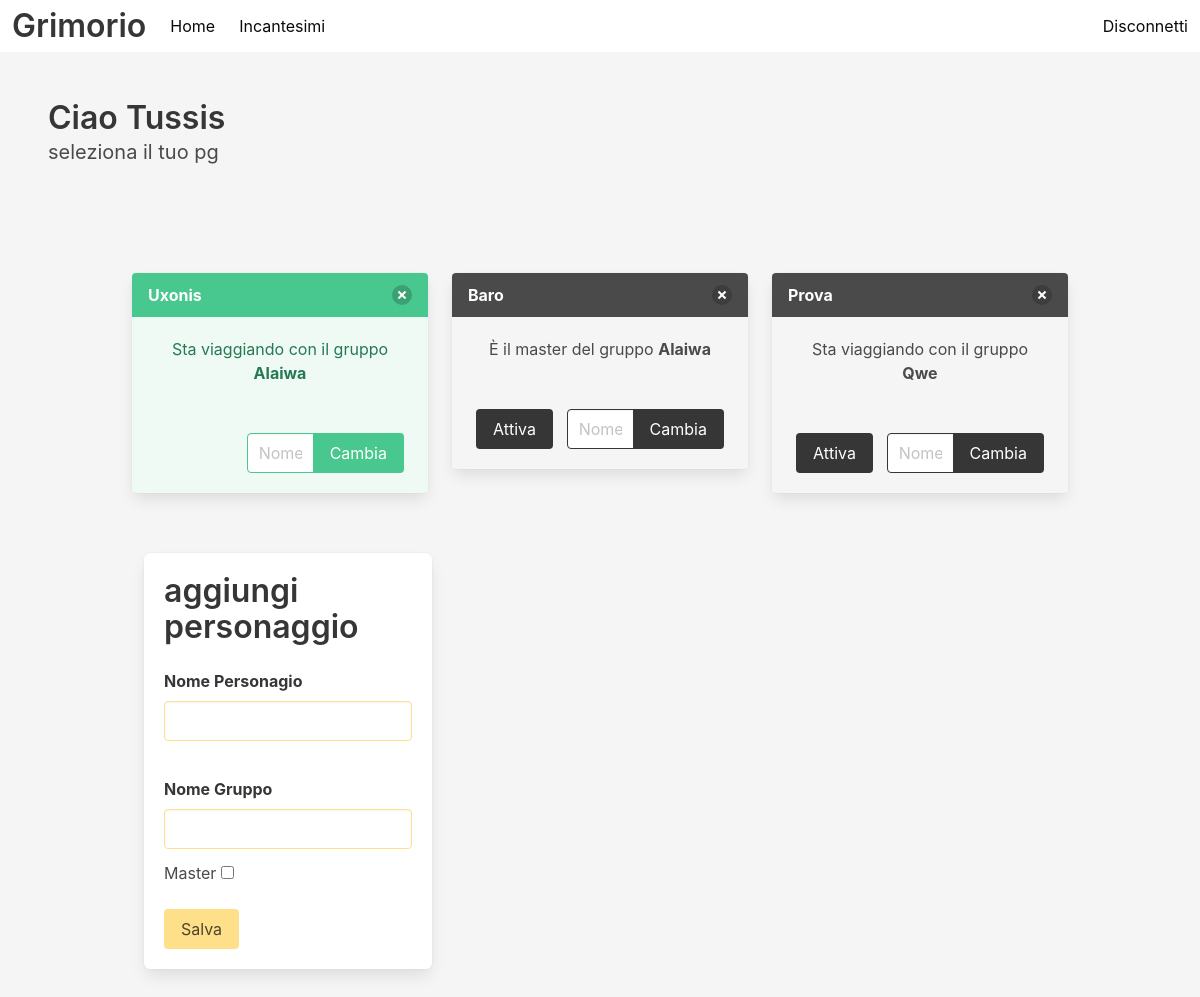
The app's page /index (signed in) with its own data.
### app/models.py (models this page shows, shortened)
class User(UserMixin, db.Model):
    id: so.Mapped[int] = so.mapped_column(primary_key=True)
    username: so.Mapped[str] = so.mapped_column(sa.String(32), index=True, unique=True)
    password_hash: so.Mapped[Optional[str]] = so.mapped_column(sa.String(256))
    chars: so.WriteOnlyMapped["Character"] = so.relationship(back_populates="players")

class Character(db.Model):
    id: so.Mapped[int] = so.mapped_column(primary_key=True)
    name: so.Mapped[str] = so.mapped_column(sa.String(64), index=True, unique=True)
    group: so.Mapped[Optional[str]] = so.mapped_column(sa.String(64), index=True)
    plane: so.Mapped[Optional[str]] = so.mapped_column(sa.String(64), index=True)
    master: so.Mapped[bool] = so.mapped_column(sa.Boolean, default=False)
    active: so.Mapped[bool] = so.mapped_column(sa.Boolean, default=False)
    editable: so.Mapped[Optional[bool]] = so.mapped_column(sa.Boolean, default=True)
    hidden: so.Mapped[Optional[bool]] = so.mapped_column(sa.Boolean, default=False)
    user_id: so.Mapped[int] = so.mapped_column(sa.ForeignKey(User.id), index=True)
    players: so.Mapped[User] = so.relationship(back_populates="chars")
    spells: so.WriteOnlyMapped["Spell"] = so.relationship(
        back_populates="spell_chars", passive_deletes=True
    )

### app/routes.py (the view, shortened to what this page needs)
@app.route("/")
@app.route("/index", methods=["GET", "POST"])
@login_required
def index():
    form = CharacterCreationForm()
    form2 = GroupChangeForm()
    characters = db.session.scalars(
        sa.select(Character).where(Character.players == current_user)
    )
    active_char_setter()
    return render_template(
        "index.html",
        title="Home",
        characters=characters,
        form=form,
        form2=form2,
    )

### app/forms.py (shortened to what this page needs)
class CharacterCreationForm(FlaskForm):
    name = StringField("Nome Personagio", validators=[DataRequired()])
    group = StringField("Nome Gruppo")
    master = BooleanField("Master")
    submit = SubmitField("Salva")

class GroupChangeForm(FlaskForm):
    group_c = StringField("Nome Gruppo", validators=[DataRequired()])
    submit = SubmitField("Cambia")

### app/models.py (called while the page is built)
@login.user_loader
def load_user(id):
    return db.session.get(User, int(id))

### app/templates/index.html (shortened to what this page needs)
{% extends "base.html" %}
{% block content %}
    <section class="section">
        <h1 class="title">Ciao {{ current_user.username }} </h1>
        <p class="subtitle">seleziona il tuo pg</p>
    </section>
    <div class="section">
        <div class="container">
            <div class="column is-centered">
                <div class="columns is-multiline">
                    {% for character in characters %}
                        <div class="column is-one-third">
                            <div class="box p-0">
                            {% if character.active %}
                                <div class="message is-success">
                            {% else %}
                                <div class="message">
                            {% endif %}
                                    <div class="message-header">
                                        {{ character.name }}
                                        <form action="{{ url_for('delete', id=character.id) }}" method="post">
                                            <button class="delete" aria-label="delete"></button>
                                        </form>
                                    </div>
                                    <div class="message-body has-text-centered">
                                        {% if character.master %}
                                            È il master del gruppo <strong>{{ character.group }}</strong>
                                        {% else %}
                                        Sta viaggiando con il gruppo <strong>{{ character.group }}</strong>
                                        {% endif %}
                                        {% if character.editable %}
                                        <br>
                                            {% else %}
                                        <br> Lista <strong>Bloccata</strong> dal Master
                                        {% endif %}
                                        <br><br>
                                        <div class="columns is-mobile">
                                            {% if not character.active %}
                                                <div class="column is-one-third">
                                                    <form action="{{ url_for('activate', id=character.id) }}" method="post">
                                                        {{ form.submit(value="Attiva", class="button is-dark") }}
                                                    </form>
                                                </div>
                                                <div class ="column is-two-thirds">
                                                    <form action="{{ url_for('change_group', id=character.id) }}" method="post" class= "field has-addons">
                                                        <div class="control">
                                                            {{ form2.group_c(class="input is-dark", placeholder="Nome Gruppo") }}
                                                        </div>
                                                        <div class="control">
                                                            {{ form2.submit(class="button is-dark") }}
                                                        </div>
                                                    </form>
                                                </div>
                                            {% else %}
                                                <div class="column is-one-third">
                                                </div>
                                                <div class ="column is-two-thirds">
                                                    <form action="{{ url_for('change_group', id=character.id) }}" method="post" class= "field has-addons">
                                                        <div class="control">
                                                            {{ form2.group_c(class="input is-success", placeholder="Nome Gruppo") }}
                                                        </div>
                                                        <div class="control">
                                                            {{ form2.submit(class="button is-success") }}
                                                        </div>
                                                    </form>
                                                </div>
                                            {% endif %}
                                        </div>
                                    </div>
                                </div>
                            </div>
                        </div>
                    {% else %}
                        <h3>Nessun personaggio ancora creato</h3>
                    {% endfor %}
                    <br>
                </div>
            </div>
                <br>
            <div class="column is-centered">
                <div class="column is-one-third">
                    <form action="" method="post" class="box">
                        <h2 class="title">aggiungi personaggio</h2>
                    <div class="field is-warning">
                        {{ form.name.label(class="label") }}
                        {{ form.name(class="input is-warning") }}
                    </div>
                    <br>
                    <div class="field is-warning">
                        {{ form.group.label(class="label") }}
                        {{ form.group(class="input is-warning") }}
                    </div>
                    <p>
                    {{ form.master.label(class="checkbox") }}
                    {{ form.master }}
                    </p>
                            <br>
                    <p>{{ form.submit(class="button is-warning") }}</p>
                </div>
                </div>
        </div>
    </div>
{% endblock %}

### app/static/styles.css (style rules this page uses)
:root { --verde: #46b29e; --rosso: #c15757; }

### records on screen
User: username "Tussis"
Character: name "Uxonis", group "Alaiwa"
Character: name "Baro", group "Alaiwa"
Character: name "Prova", group "Qwe"
